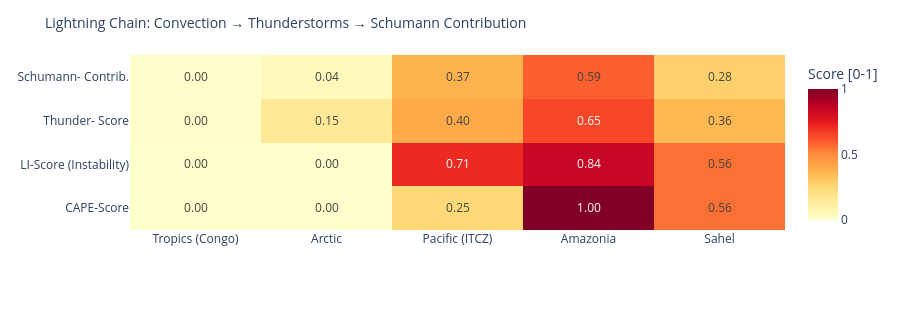

The cell this chart's notebook holds for it:
### Code cell
# ============================================================
# LIGHTNING CHAIN: Convection → Thunderstorms → Schumann
# Shows the causal chain per measurement point as heatmap
# ============================================================

def cape_score(v):
    """CAPE → normalized score [0,1]"""
    if v is None or pd.isna(v): return 0.0
    return min(1.0, float(v) / 3000)

def li_score(v):
    """Lifted Index: negative = unstable → score [0,1]"""
    if v is None or pd.isna(v): return 0.3
    return min(1.0, max(0.0, (-float(v) + 6) / 12))

def cloud_score(v):
    if v is None or pd.isna(v): return 0.3
    return float(v) / 100

def thunder_score(row):
    """Kombinierter Gewitterwahrscheinlichkeits-Score
    CAPE + LI + Bedeckung + WMO-Gewitter + konvektiver Niederschlag (showers)
    Hinweis: X-Ray und Kp sind kein Bestandteil – nur geomagn./solarer Kontext.
    """
    cs = cape_score(row.get('cape'))
    ls = li_score(row.get('li'))
    cl = cloud_score(row.get('cloud'))
    t  = 1.0 if row.get('thunderstorm') else 0.0
    # Convective precipitation (showers) as additional indicator
    sh = min(1.0, (row.get('showers') or 0) / 5.0)
    return round(cs * 0.30 + ls * 0.25 + cl * 0.15 + t * 0.20 + sh * 0.10, 3)

def schumann_contribution(t_score, lat):
    """Schumann contribution: higher in tropics (±30°), scaled by thunderstorm score"""
    lat_weight = max(0.3, 1.0 - abs(lat) / 60)
    return round(t_score * lat_weight, 3)

df_atm['cape_score']   = df_atm.apply(lambda r: cape_score(r['cape']), axis=1)
df_atm['li_score']     = df_atm.apply(lambda r: li_score(r['li']),    axis=1)
df_atm['thunder_score']= df_atm.apply(lambda r: thunder_score(r.to_dict()), axis=1)
df_atm['schumann_contribution'] = df_atm.apply(
    lambda r: schumann_contribution(r['thunder_score'], r['lat']), axis=1)

metrics = ['cape_score', 'li_score', 'thunder_score', 'schumann_contribution']
labels  = ['CAPE-Score', 'LI-Score\n(Instability)', 'Thunder-\nScore', 'Schumann-\nContrib.']
z_data  = [df_atm[m].tolist() for m in metrics]

fig = go.Figure(go.Heatmap(
    z=z_data,
    x=df_atm['point'].tolist(),
    y=labels,
    colorscale='YlOrRd',
    zmin=0, zmax=1,
    text=[[f'{v:.2f}' for v in row] for row in z_data],
    texttemplate='%{text}', textfont=dict(size=12),
    colorbar=dict(title='Score [0-1]')
))
fig.update_layout(
    title=dict(text='Lightning Chain: Convection → Thunderstorms → Schumann Contribution', font=dict(size=14)),
    height=310,
    plot_bgcolor='rgba(0,0,0,0)', paper_bgcolor='rgba(0,0,0,0)',
    margin=dict(l=130, r=80, t=55, b=80)
)
fig.show()

### Figure 1 — Plotly figure (JSON) as saved in the notebook; plotly's stock layout.template omitted (floating-point values rounded to 4 significant figures)
{"data": [{"colorbar": {"title": {"text": "Score [0-1]"}}, "colorscale": [[0.0, "rgb(255,255,204)"], [0.125, "rgb(255,237,160)"], [0.25, "rgb(254,217,118)"], [0.375, "rgb(254,178,76)"], [0.5, "rgb(253,141,60)"], [0.625, "rgb(252,78,42)"], [0.75, "rgb(227,26,28)"], [0.875, "rgb(189,0,38)"], [1.0, "rgb(128,0,38)"]], "text": [["0.00", "0.00", "0.25", "1.00", "0.56"], ["0.00", "0.00", "0.71", "0.84", "0.56"], ["0.00", "0.15", "0.40", "0.65", "0.36"], ["0.00", "0.04", "0.37", "0.59", "0.28"]], "textfont": {"size": 12}, "texttemplate": "%{text}", "type": "heatmap", "x": ["Tropics (Congo)", "Arctic", "Pacific (ITCZ)", "Amazonia", "Sahel"], "y": ["CAPE-Score", "LI-Score\n(Instability)", "Thunder-\nScore", "Schumann-\nContrib."], "z": [[0.0, 0.003333, 0.25, 1.0, 0.5567], [0.0, 0.0, 0.7083, 0.8417, 0.5583], [0.004, 0.151, 0.401, 0.645, 0.356], [0.004, 0.045, 0.368, 0.591, 0.279]], "zmax": 1, "zmin": 0}], "layout": {"height": 310, "margin": {"b": 80, "l": 130, "r": 80, "t": 55}, "paper_bgcolor": "rgba(0,0,0,0)", "plot_bgcolor": "rgba(0,0,0,0)", "title": {"font": {"size": 14}, "text": "Lightning Chain: Convection → Thunderstorms → Schumann Contribution"}}}
